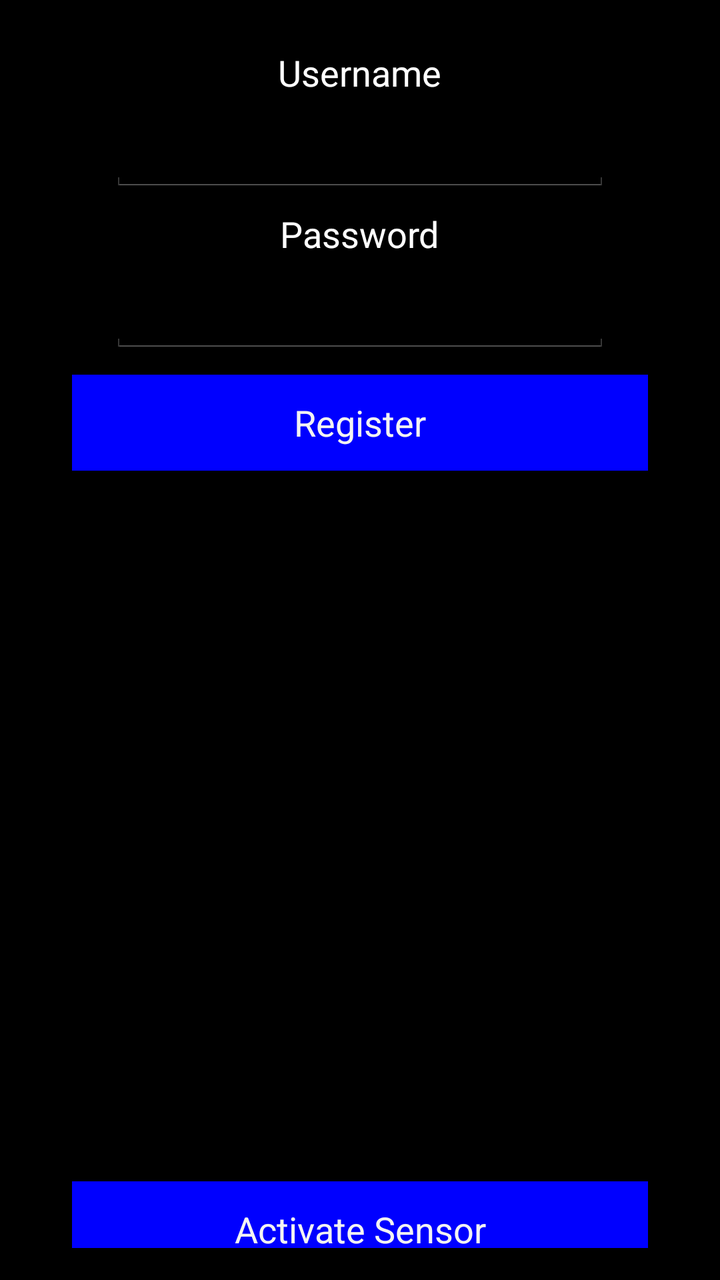
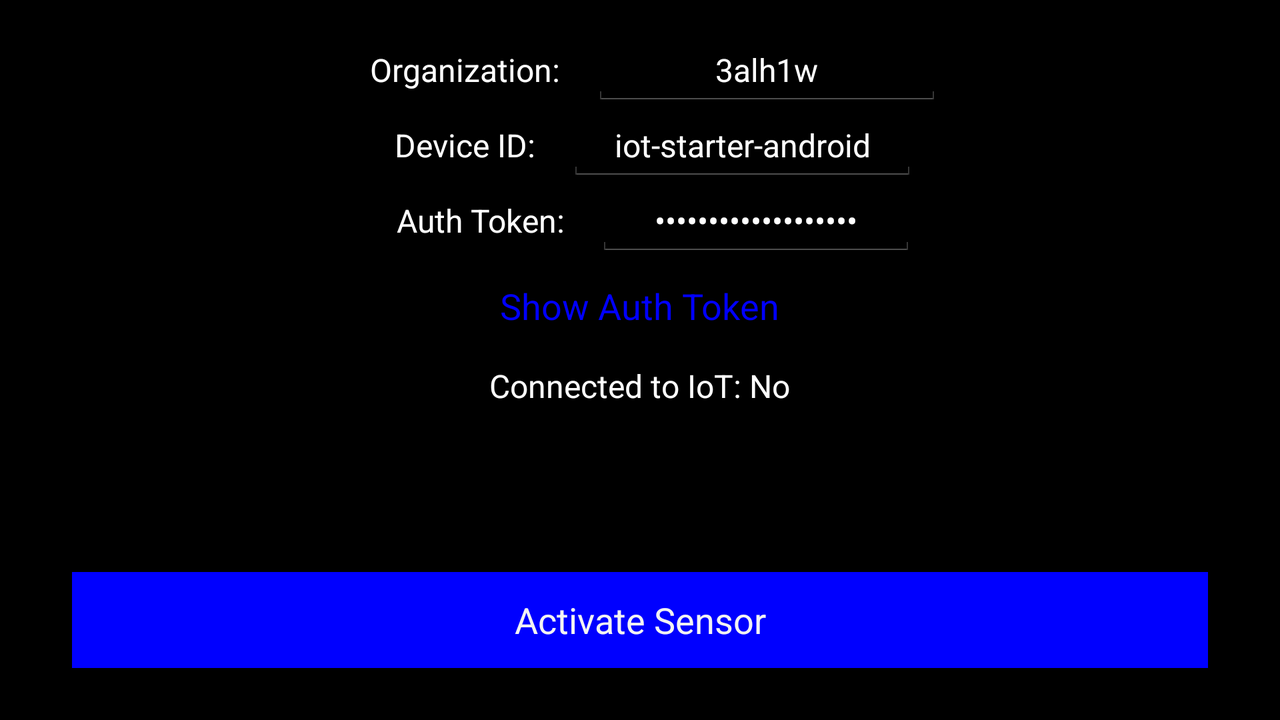

The same Android screen from two of the app's own layout files: first res/layout/ as a phone draws it, then the author's variant for another configuration, drawn on a device whose configuration selects that folder. Both files follow.
<!-- AndroidManifest.xml: application theme IoTStarterTheme -->
<!-- res/layout/login.xml -->
<?xml version="1.0" encoding="utf-8"?>
<LinearLayout xmlns:android="http://schemas.android.com/apk/res/android"
              xmlns:tools="http://schemas.android.com/tools"
              style="@style/ActivityBackground"
              android:orientation="vertical"
              android:layout_width="match_parent"
              android:layout_height="match_parent"
              android:layout_gravity="center"
              android:paddingLeft="@dimen/activity_horizontal_margin"
              android:paddingRight="@dimen/activity_horizontal_margin"
              android:paddingTop="@dimen/activity_vertical_margin"
              android:paddingBottom="@dimen/activity_vertical_margin"
              android:background="@drawable/ic_background"
              tools:context="com.ibm.iot.android.iotstarter.fragments.LoginFragment"
        >
        <TextView
                style="@style/MyActionBarTitleText"
                android:layout_width="wrap_content"
                android:layout_height="wrap_content"
                android:layout_gravity="center"
                android:paddingTop="@dimen/activity_setting_margin"
                android:paddingBottom="@dimen/activity_setting_margin"
                android:paddingRight="@dimen/activity_horizontal_margin"
                android:paddingLeft="@dimen/activity_horizontal_margin"
                android:text="@string/username"
                android:id="@+id/usernameSetting"
                />
        <EditText
                style="@style/MyActionBarTitleText"
                android:layout_width="250dp"
                android:layout_height="wrap_content"
                android:layout_gravity="center"
                android:gravity="center"
                android:paddingTop="@dimen/activity_setting_margin"
                android:paddingBottom="@dimen/activity_setting_margin"
                android:paddingRight="@dimen/activity_horizontal_margin"
                android:paddingLeft="@dimen/activity_horizontal_margin"
                android:hint=""
                android:inputType="text"
                android:id="@+id/usernameValue"
            android:text="" />
        <TextView
            style="@style/MyActionBarTitleText"
            android:layout_width="wrap_content"
            android:layout_height="wrap_content"
            android:layout_gravity="center"
            android:paddingTop="@dimen/activity_setting_margin"
            android:paddingBottom="@dimen/activity_setting_margin"
            android:paddingRight="@dimen/activity_horizontal_margin"
            android:paddingLeft="@dimen/activity_horizontal_margin"
            android:text="@string/password"
            android:id="@+id/passwordSetting"
            />
        <EditText
            style="@style/MyActionBarTitleText"
            android:layout_width="250dp"
            android:layout_height="wrap_content"
            android:layout_gravity="center"
            android:gravity="center"
            android:paddingTop="@dimen/activity_setting_margin"
            android:paddingBottom="@dimen/activity_setting_margin"
            android:paddingRight="@dimen/activity_horizontal_margin"
            android:paddingLeft="@dimen/activity_horizontal_margin"
            android:hint=""
            android:inputType="text"
            android:id="@+id/passwordValue"
            android:text="" />
    <Button
        style="@style/BottomButton"
        android:layout_gravity="center|bottom"
        android:text="@string/register_button"
        android:id="@+id/registerButton"
        />

        <TextView
            style="@style/MyActionBarTitleText"
            android:layout_width="wrap_content"
            android:layout_height="wrap_content"
            android:layout_gravity="center"
            android:paddingTop="@dimen/activity_setting_margin"
            android:paddingBottom="@dimen/activity_setting_margin"
            android:paddingRight="@dimen/activity_horizontal_margin"
            android:paddingLeft="@dimen/activity_horizontal_margin"
            android:text="@string/organization_setting"
            android:id="@+id/organizationSetting"
            android:visibility="invisible"
            />
        <EditText
            style="@style/MyActionBarTitleText"
            android:layout_width="175dp"
            android:layout_height="wrap_content"
            android:layout_gravity="center"
            android:gravity="center"
            android:paddingTop="@dimen/activity_setting_margin"
            android:paddingBottom="@dimen/activity_setting_margin"
            android:paddingRight="@dimen/activity_horizontal_margin"
            android:paddingLeft="@dimen/activity_horizontal_margin"
            android:hint="@string/organization_value"
            android:inputType="text"
            android:id="@+id/organizationValue"
            android:text="3alh1w"
            android:visibility="invisible"/>

        <TextView
                style="@style/MyActionBarTitleText"
                android:layout_width="wrap_content"
                android:layout_height="wrap_content"
                android:layout_gravity="center"
                android:paddingTop="@dimen/activity_setting_margin"
                android:paddingBottom="@dimen/activity_setting_margin"
                android:paddingRight="@dimen/activity_horizontal_margin"
                android:paddingLeft="@dimen/activity_horizontal_margin"
                android:text="@string/device_id_setting"
                android:id="@+id/deviceIDSetting"
                android:visibility="invisible"
            />
        <EditText
                style="@style/MyActionBarTitleText"
                android:layout_width="175dp"
                android:layout_height="wrap_content"
                android:layout_gravity="center"
                android:gravity="center"
                android:paddingTop="@dimen/activity_setting_margin"
                android:paddingBottom="@dimen/activity_setting_margin"
                android:paddingRight="@dimen/activity_horizontal_margin"
                android:paddingLeft="@dimen/activity_horizontal_margin"
                android:hint="@string/device_id_value"
                android:inputType="text"
                android:id="@+id/deviceIDValue"
            android:text="iot-starter-android"
            android:visibility="invisible"/>
        <TextView
                style="@style/MyActionBarTitleText"
                android:layout_width="wrap_content"
                android:layout_height="wrap_content"
                android:layout_gravity="center"
                android:paddingTop="@dimen/activity_setting_margin"
                android:paddingBottom="@dimen/activity_setting_margin"
                android:paddingRight="@dimen/activity_horizontal_margin"
                android:paddingLeft="@dimen/activity_horizontal_margin"
                android:textAlignment="center"
                android:text="@string/auth_token_setting"
                android:id="@+id/authTokenSetting"
            android:visibility="invisible"
            />
        <EditText
                style="@style/MyActionBarTitleText"
                android:layout_width="wrap_content"
                android:layout_height="wrap_content"
                android:layout_gravity="center"
                android:gravity="center"
                android:paddingTop="@dimen/activity_setting_margin"
                android:paddingBottom="@dimen/activity_setting_margin"
                android:paddingRight="@dimen/activity_horizontal_margin"
                android:paddingLeft="@dimen/activity_horizontal_margin"
                android:hint="@string/auth_token_value"
                android:inputType="textPassword"
                android:id="@+id/authTokenValue"
            android:text="iot-starter-android"
            android:visibility="invisible"/>
        <Button
            style="@style/SmallButton"
            android:layout_gravity="center|bottom"
            android:text="@string/showToken_button"
            android:id="@+id/showTokenButton"
            android:visibility="invisible"/>
        <TextView
                style="@style/MyActionBarTitleText"
                android:layout_width="wrap_content"
                android:layout_height="wrap_content"
                android:layout_gravity="center"
                android:paddingTop="@dimen/activity_setting_margin"
                android:paddingBottom="@dimen/activity_setting_margin"
                android:paddingRight="@dimen/activity_horizontal_margin"
                android:paddingLeft="@dimen/activity_horizontal_margin"
                android:textAlignment="center"
                android:text="@string/is_connected"
                android:id="@+id/isConnected"
            android:visibility="invisible"
                />
        <View
                android:layout_width="0dp"
                android:layout_height="match_parent"
                android:layout_weight="1"
            android:visibility="invisible"/>
        <Button
                style="@style/BottomButton"
                android:layout_gravity="center|bottom"
                android:text="@string/activate_button"
                android:id="@+id/activateButton"
            />

</LinearLayout>
<!-- resources referenced by this layout -->
<resources>
  <dimen name="activity_horizontal_margin">16dp</dimen>
  <dimen name="activity_setting_margin">8dp</dimen>
  <dimen name="activity_vertical_margin">16dp</dimen>
  <string name="activate_button">Activate Sensor</string>
  <string name="auth_token_setting">Auth Token: </string>
  <string name="auth_token_value">iot-starter-android </string>
  <string name="device_id_setting">Device ID: </string>
  <string name="device_id_value">iot-starter-android</string>
  <string name="is_connected">Connected to IoT: No</string>
  <string name="organization_setting">Organization: </string>
  <string name="organization_value">3alh1w</string>
  <string name="password">Password</string>
  <string name="register_button">Register</string>
  <string name="showToken_button">Show Auth Token</string>
  <string name="username">Username</string>
  <style name="ActivityBackground">
          <item name="android:background">@color/background_main</item>
          <item name="android:textColor">@color/white</item>
      </style>
  <style name="BottomButton">
          <item name="android:layout_width">fill_parent</item>
          <item name="android:layout_height">wrap_content</item>
          <item name="android:layout_alignParentBottom">true</item>
          <item name="android:layout_centerHorizontal">true</item>
          <item name="android:layout_marginTop">10dp</item>
          <item name="android:layout_marginBottom">10dp</item>
          <item name="android:layout_marginRight">20dp</item>
          <item name="android:layout_marginLeft">20dp</item>
          <item name="android:background">@color/background_button</item>
          <item name="android:padding">10dp</item>
      </style>
  <style name="MyActionBarTitleText" parent="@android:style/TextAppearance.Holo.Widget.ActionBar.Title">
          <item name="android:textColor">@color/actionbar_text</item>
      </style>
  <style name="SmallButton">
          <item name="android:layout_width">wrap_content</item>
          <item name="android:layout_height">wrap_content</item>
          <item name="android:layout_alignParentBottom">true</item>
          <item name="android:layout_centerHorizontal">true</item>
          <item name="android:layout_marginBottom">5dp</item>
          <item name="android:layout_marginRight">20dp</item>
          <item name="android:layout_marginLeft">20dp</item>
          <item name="android:background">@color/transparent</item>
          <item name="android:textColor">@color/background_button</item>
          <item name="android:padding">10dp</item>
      </style>
  <style name="IoTStarterTheme" parent="android:Theme.Holo">
          <item name="android:fontFamily">sans-serif</item>
          <item name="android:actionBarStyle">@style/MyActionBar</item>
          <item name="android:actionBarTabTextStyle">@style/MyActionBarTabText</item>
          <item name="android:actionMenuTextColor">@color/actionbar_text</item>
      </style>
  <color name="background_main">#3A4A53</color>
  <color name="white">#FFFFFF</color>
  <color name="background_button">#0000FF</color>
  <color name="actionbar_text">#ffffff</color>
  <color name="transparent">#00000000</color>
  <style name="MyActionBar" parent="@android:style/Widget.Holo.ActionBar">
          <item name="android:titleTextStyle">@style/MyActionBarTitleText</item>
          <item name="android:background">@color/background_actionbar</item>
          
      </style>
  <style name="MyActionBarTabText" parent="@android:style/Widget.Holo.ActionBar.TabText">
          <item name="android:textColor">@color/actionbar_text</item>
      </style>
  <color name="background_actionbar">#4E4F50</color>
</resources>
<!-- res/layout-land/login.xml (the author's variant of the layout above) -->
<!-- drawn on the phone turned sideways -->
<?xml version="1.0" encoding="utf-8"?>
<LinearLayout xmlns:android="http://schemas.android.com/apk/res/android"
              xmlns:tools="http://schemas.android.com/tools"
              style="@style/ActivityBackground"
              android:orientation="vertical"
              android:layout_width="match_parent"
              android:layout_height="match_parent"
              android:layout_gravity="center"
              android:paddingLeft="@dimen/activity_horizontal_margin"
              android:paddingRight="@dimen/activity_horizontal_margin"
              android:paddingTop="@dimen/activity_vertical_margin"
              android:paddingBottom="@dimen/activity_vertical_margin"
              android:background="@drawable/ic_background"
              tools:context="com.ibm.iot.android.iotstarter.fragments.LoginFragment"
        >
        <LinearLayout android:layout_width="wrap_content"
                      android:layout_height="wrap_content"
                      android:orientation="horizontal"
                      android:layout_gravity="center">
        <TextView
                style="@style/MyActionBarTitleText"
                android:layout_width="wrap_content"
                android:layout_height="wrap_content"
                android:layout_gravity="center"
                android:paddingTop="@dimen/activity_setting_margin"
                android:paddingBottom="@dimen/activity_setting_margin"
                android:paddingRight="@dimen/activity_horizontal_margin"
                android:paddingLeft="@dimen/activity_horizontal_margin"
                android:text="@string/organization_setting"
                android:id="@+id/organizationSetting"
                />
        <EditText
                style="@style/MyActionBarTitleText"
                android:layout_width="175dp"
                android:layout_height="wrap_content"
                android:layout_gravity="center"
                android:gravity="center"
                android:paddingTop="@dimen/activity_setting_margin"
                android:paddingBottom="@dimen/activity_setting_margin"
                android:paddingRight="@dimen/activity_horizontal_margin"
                android:paddingLeft="@dimen/activity_horizontal_margin"
                android:hint="@string/organization_value"
                android:inputType="text"
                android:id="@+id/organizationValue"
                android:text="@string/organization_value"
                />
        </LinearLayout>
        <LinearLayout android:layout_width="wrap_content"
                      android:layout_height="wrap_content"
                      android:orientation="horizontal"
                      android:layout_gravity="center">
        <TextView
                style="@style/MyActionBarTitleText"
                android:layout_width="wrap_content"
                android:layout_height="wrap_content"
                android:layout_gravity="center"
                android:paddingTop="@dimen/activity_setting_margin"
                android:paddingBottom="@dimen/activity_setting_margin"
                android:paddingRight="@dimen/activity_horizontal_margin"
                android:paddingLeft="@dimen/activity_horizontal_margin"
                android:text="@string/device_id_setting"
                android:id="@+id/deviceIDSetting"
                />
        <EditText
                style="@style/MyActionBarTitleText"
                android:layout_width="175dp"
                android:layout_height="wrap_content"
                android:layout_gravity="center"
                android:gravity="center"
                android:paddingTop="@dimen/activity_setting_margin"
                android:paddingBottom="@dimen/activity_setting_margin"
                android:paddingRight="@dimen/activity_horizontal_margin"
                android:paddingLeft="@dimen/activity_horizontal_margin"
                android:hint="@string/device_id_value"
                android:inputType="text"
                android:id="@+id/deviceIDValue"
                android:text="@string/device_id_value"
                />
        </LinearLayout>
        <LinearLayout android:layout_width="wrap_content"
                      android:layout_height="wrap_content"
                      android:orientation="horizontal"
                      android:layout_gravity="center">
        <TextView
                style="@style/MyActionBarTitleText"
                android:layout_width="wrap_content"
                android:layout_height="wrap_content"
                android:layout_gravity="center"
                android:paddingTop="@dimen/activity_setting_margin"
                android:paddingBottom="@dimen/activity_setting_margin"
                android:paddingRight="@dimen/activity_horizontal_margin"
                android:paddingLeft="@dimen/activity_horizontal_margin"
                android:textAlignment="center"
                android:text="@string/auth_token_setting"
                android:id="@+id/authTokenSetting"
                />
        <EditText
                style="@style/MyActionBarTitleText"
                android:layout_width="wrap_content"
                android:layout_height="wrap_content"
                android:layout_gravity="center"
                android:gravity="center"
                android:paddingTop="@dimen/activity_setting_margin"
                android:paddingRight="@dimen/activity_horizontal_margin"
                android:paddingLeft="@dimen/activity_horizontal_margin"
                android:hint="@string/auth_token_value"
                android:inputType="textPassword"
                android:id="@+id/authTokenValue"
                android:text="@string/auth_token_value"
                />
        </LinearLayout>
        <Button
            style="@style/SmallButton"
            android:layout_gravity="center"
            android:text="@string/showToken_button"
            android:id="@+id/showTokenButton"/>
        <TextView
                style="@style/MyActionBarTitleText"
                android:layout_width="wrap_content"
                android:layout_height="wrap_content"
                android:layout_gravity="center"
                android:paddingBottom="@dimen/activity_setting_margin"
                android:paddingRight="@dimen/activity_horizontal_margin"
                android:paddingLeft="@dimen/activity_horizontal_margin"
                android:textAlignment="center"
                android:text="@string/is_connected"
                android:id="@+id/isConnected"
                />
        <View
                android:layout_width="0dp"
                android:layout_height="match_parent"
                android:layout_weight="1" />
        <Button
                style="@style/BottomButton"
                android:layout_gravity="center"
                android:text="@string/activate_button"
                android:id="@+id/activateButton"/>
</LinearLayout>
<!-- resources referenced by the variant -->
<!-- as the phone turned sideways resolves them -->
<resources>
  <dimen name="activity_horizontal_margin">16dp</dimen>
  <dimen name="activity_setting_margin">8dp</dimen>
  <dimen name="activity_vertical_margin">16dp</dimen>
  <string name="activate_button">Activate Sensor</string>
  <string name="auth_token_setting">Auth Token: </string>
  <string name="auth_token_value">iot-starter-android </string>
  <string name="device_id_setting">Device ID: </string>
  <string name="device_id_value">iot-starter-android</string>
  <string name="is_connected">Connected to IoT: No</string>
  <string name="organization_setting">Organization: </string>
  <string name="organization_value">3alh1w</string>
  <string name="showToken_button">Show Auth Token</string>
  <style name="ActivityBackground">
          <item name="android:background">@color/background_main</item>
          <item name="android:textColor">@color/white</item>
      </style>
  <style name="BottomButton">
          <item name="android:layout_width">fill_parent</item>
          <item name="android:layout_height">wrap_content</item>
          <item name="android:layout_alignParentBottom">true</item>
          <item name="android:layout_centerHorizontal">true</item>
          <item name="android:layout_marginTop">10dp</item>
          <item name="android:layout_marginBottom">10dp</item>
          <item name="android:layout_marginRight">20dp</item>
          <item name="android:layout_marginLeft">20dp</item>
          <item name="android:background">@color/background_button</item>
          <item name="android:padding">10dp</item>
      </style>
  <style name="MyActionBarTitleText" parent="@android:style/TextAppearance.Holo.Widget.ActionBar.Title">
          <item name="android:textColor">@color/actionbar_text</item>
      </style>
  <style name="SmallButton">
          <item name="android:layout_width">wrap_content</item>
          <item name="android:layout_height">wrap_content</item>
          <item name="android:layout_alignParentBottom">true</item>
          <item name="android:layout_centerHorizontal">true</item>
          <item name="android:layout_marginBottom">5dp</item>
          <item name="android:layout_marginRight">20dp</item>
          <item name="android:layout_marginLeft">20dp</item>
          <item name="android:background">@color/transparent</item>
          <item name="android:textColor">@color/background_button</item>
          <item name="android:padding">10dp</item>
      </style>
  <style name="IoTStarterTheme" parent="android:Theme.Holo">
          <item name="android:fontFamily">sans-serif</item>
          <item name="android:actionBarStyle">@style/MyActionBar</item>
          <item name="android:actionBarTabTextStyle">@style/MyActionBarTabText</item>
          <item name="android:actionMenuTextColor">@color/actionbar_text</item>
      </style>
  <color name="background_main">#3A4A53</color>
  <color name="white">#FFFFFF</color>
  <color name="background_button">#0000FF</color>
  <color name="actionbar_text">#ffffff</color>
  <color name="transparent">#00000000</color>
  <style name="MyActionBar" parent="@android:style/Widget.Holo.ActionBar">
          <item name="android:titleTextStyle">@style/MyActionBarTitleText</item>
          <item name="android:background">@color/background_actionbar</item>
          
      </style>
  <style name="MyActionBarTabText" parent="@android:style/Widget.Holo.ActionBar.TabText">
          <item name="android:textColor">@color/actionbar_text</item>
      </style>
  <color name="background_actionbar">#4E4F50</color>
</resources>
